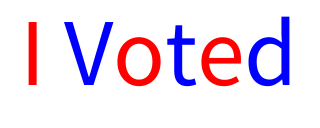
Frame 1 (no input)
Frame 60 (the mouse pressed at the canvas centre just before this capture): identical to frame 1, image omitted
Frame 120 (the mouse held since frame 60 and released just before this capture): identical to frame 1, image omitted

The Processing sketch that drew this single still picture (run headless with seeded random() and noise(); from frame 60 on, the mouse is pressed at the canvas centre):

// Processing sketch: go_out_and_vote
// ── go_out_and_vote.pde
/*

Today is November 8th, 2016, Election Day in the United States of America.

If you are a U.S. citizen eligible to vote, then go out and vote if you haven't already before answering this challenge. Do not discuss who you voted for. It only matters that you voted.

If you are not a U.S. citizen or not eligible to vote, then, before answering this challenge, do the U.S. a favor by telling anyone you know who is an eligible citizen to go out and vote if they haven't already.

Challenge
Write a program that indicates that you voted, like a digital "I Voted" sticker.

It should take no input and must output in a reasonable way the phrase I Voted where the I, o, and e are red (#FF0000) and the V, t, and d are blue (#0000FF). The background must be white (#FFFFFF).

For example:

"I Voted" example graphic

These colors are of course representative of the American flag (though not the official colors). Red comes first simply because it comes first in the common idiom "red white and blue".

To be valid, an answer must:

Use the colors specified in the arrangement specified.

Use a single legible font and font size. The example uses 72pt Times New Roman bold but any common font above 6pt is probably fine.

Have just the phrase I Voted on a single line, capitalized correctly, with a clear space between the two words. It shouldn't look like IVoted.

Not indicate who the answerer voted for or supports for president or any down-ballot races. Let's not start any internet debates. This is about celebrating voting, not candidates.

Any reasonable way of displaying or producing the output is valid, such as:

Drawing the text to an image that is then displayed, saved, or output raw.

Writing the text to a console using color formatting. In this case you may approximate pure red and blue if necessary, and it's ok if only the area directly behind the text can be made white.

Displaying the text on a WPF/Windows form.

Outputting an HTML/RTF/PDF file with the text.

Please post an image of your output.

The shortest answer in bytes wins.

*/

void setup() {
  size(320, 128);
  textSize(96);
}

void draw() {
  background(255);
  alttext("I Voted", 20, 85, color(255, 0, 0), color(0, 0, 255));
}

void alttext(String str, int x, int y, color col1, color col2) {
  color col = col1;
  for (int i = 0; i < str.length(); i++) {
    char ch = str.charAt(i);
    if (ch != ' ') {
      fill(col);
      text(ch, x, y);
      col = (col == col1) ? col2 : col1;
    }
    x += textWidth(ch);
  }
}
